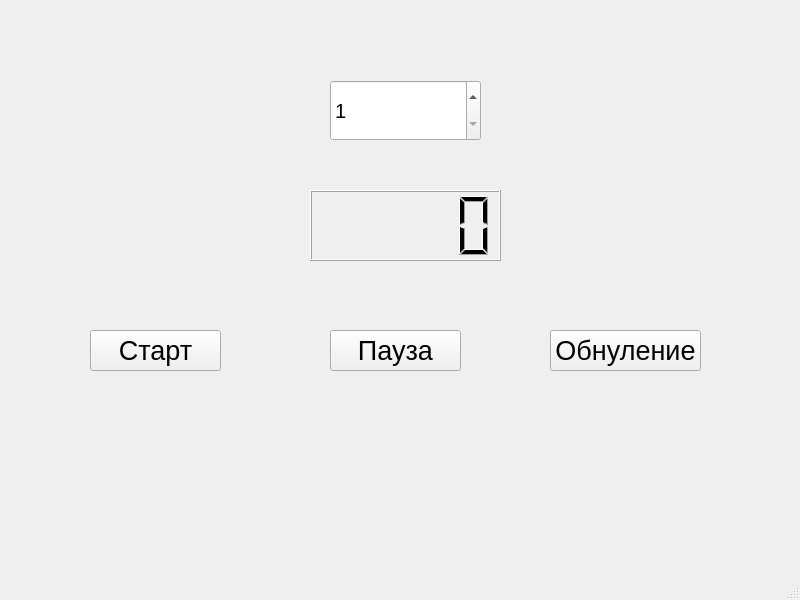
<?xml version="1.0" encoding="UTF-8"?>
<ui version="4.0">
 <class>MainWindow</class>
 <widget class="QMainWindow" name="MainWindow">
  <property name="geometry">
   <rect>
    <x>0</x>
    <y>0</y>
    <width>800</width>
    <height>600</height>
   </rect>
  </property>
  <property name="windowTitle">
   <string>MainWindow</string>
  </property>
  <widget class="QWidget" name="centralwidget">
   <widget class="QLCDNumber" name="lcdNumber">
    <property name="geometry">
     <rect>
      <x>310</x>
      <y>190</y>
      <width>191</width>
      <height>71</height>
     </rect>
    </property>
    <property name="font">
     <font>
      <pointsize>15</pointsize>
     </font>
    </property>
   </widget>
   <widget class="QPushButton" name="pushButtonStart">
    <property name="geometry">
     <rect>
      <x>90</x>
      <y>330</y>
      <width>131</width>
      <height>41</height>
     </rect>
    </property>
    <property name="font">
     <font>
      <pointsize>20</pointsize>
     </font>
    </property>
    <property name="mouseTracking">
     <bool>false</bool>
    </property>
    <property name="text">
     <string>Старт</string>
    </property>
   </widget>
   <widget class="QPushButton" name="pushButtonPause">
    <property name="geometry">
     <rect>
      <x>330</x>
      <y>330</y>
      <width>131</width>
      <height>41</height>
     </rect>
    </property>
    <property name="font">
     <font>
      <pointsize>20</pointsize>
     </font>
    </property>
    <property name="text">
     <string>Пауза</string>
    </property>
   </widget>
   <widget class="QPushButton" name="pushButtonReset">
    <property name="geometry">
     <rect>
      <x>550</x>
      <y>330</y>
      <width>151</width>
      <height>41</height>
     </rect>
    </property>
    <property name="font">
     <font>
      <pointsize>20</pointsize>
     </font>
    </property>
    <property name="text">
     <string>Обнуление</string>
    </property>
   </widget>
   <widget class="QSpinBox" name="spinBoxMinutes">
    <property name="geometry">
     <rect>
      <x>330</x>
      <y>80</y>
      <width>151</width>
      <height>61</height>
     </rect>
    </property>
    <property name="font">
     <font>
      <pointsize>15</pointsize>
     </font>
    </property>
    <property name="minimum">
     <number>1</number>
    </property>
    <property name="maximum">
     <number>120</number>
    </property>
   </widget>
  </widget>
  <widget class="QMenuBar" name="menubar">
   <property name="geometry">
    <rect>
     <x>0</x>
     <y>0</y>
     <width>800</width>
     <height>21</height>
    </rect>
   </property>
  </widget>
  <widget class="QStatusBar" name="statusbar"/>
 </widget>
 <resources/>
 <connections/>
</ui>
